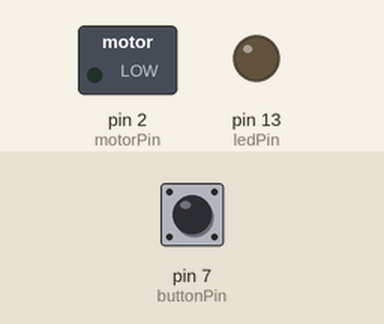
The sketch below on a simulated Arduino Uno, built with avr-gcc and run on an emulated ATmega328P. On the bench: switched loads named in the sketch (green lamp = pin HIGH), output pins drawn as LEDs (lit = HIGH). Inputs (shaded band) come from the test bench; at power-on: pin 7 (buttonPin) LOW.

Above: at 1.2 s.
1.3 s: pin 7 (buttonPin) pulled HIGH for 0.15 s
At 1.37 s:
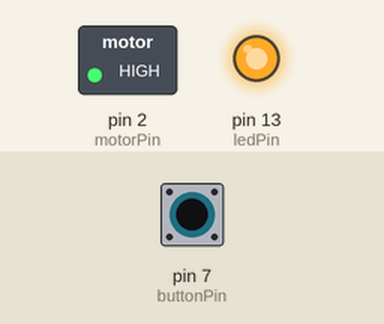
2.9 s: pin 7 (buttonPin) pulled HIGH for 3.2 s
At 6.4 s:
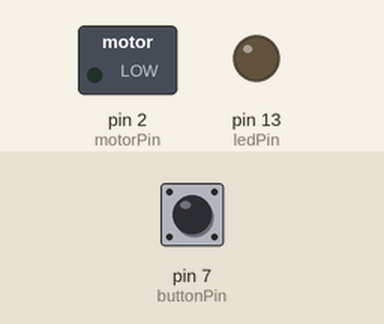
Timing chart, 0 to 7.9 s (numbered marks = the images above; inputs shaded):
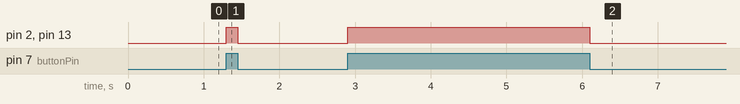

Measured:
- after the input at 1.3 s, pin 2 (motorPin), pin 13 (ledPin): LOW → HIGH at once, → LOW 0.15 s later
- after the input at 2.9 s, pin 2 (motorPin), pin 13 (ledPin): LOW → HIGH at once, → LOW 3.2 s later

The sketch:

touch_to_vibrate.ino
```cpp
const int buttonPin = 7;     // the number of the pushbutton pin
const int ledPin =  13;      // the number of the LED pin
const int motorPin =  2;      // the number of the Vibartion motor

int buttonState = 0;         // variable for reading the pushbutton status

void setup() {
  // initialize the LED and Motor pins as output:
  pinMode(ledPin, OUTPUT);
  pinMode(motorPin, OUTPUT);
  // initialize the pushbutton pin as an input:
  pinMode(buttonPin, INPUT);
}

void loop() {

  buttonState = digitalRead(buttonPin);   // read the state of the pushbutton value:


  if (buttonState == HIGH)   // check if the pushbutton is pressed.
  {
    // turn LED and Motor on:
    digitalWrite(ledPin, HIGH);
    digitalWrite(motorPin, HIGH);
  }
  else
  {
    // turn LED and Motor off:
    digitalWrite(ledPin, LOW);
    digitalWrite(motorPin, LOW);
  }
}
```
